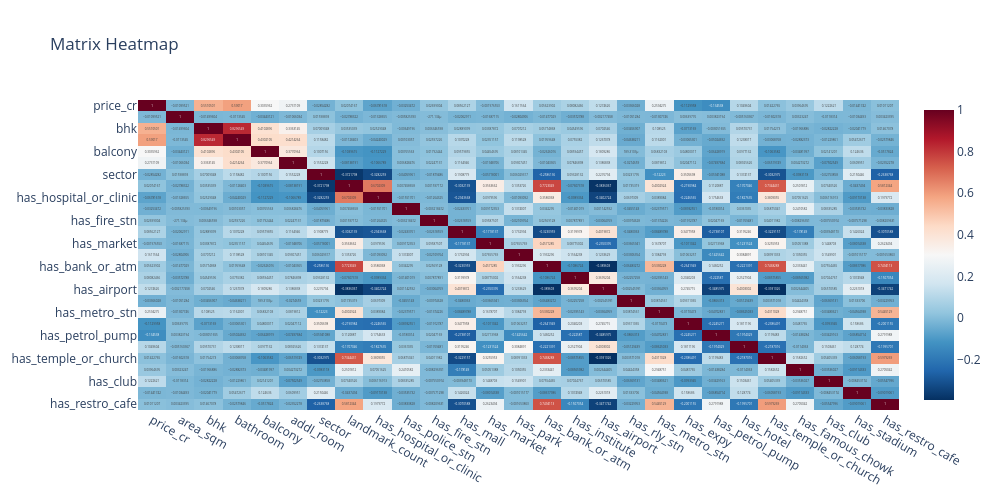

The notebook cell saved with this chart:
### Code cell
fig = px.imshow(df.corr(numeric_only=True),
                text_auto=True,
                color_continuous_scale="RdBu_r",
                aspect="auto",
                title="Matrix Heatmap",
               height=500,
               width=1000)
fig.show()

### Figure 1 — Plotly figure (JSON) as saved in the notebook; plotly's stock layout.template omitted (floating-point values rounded to 4 significant figures; data arrays with more than 128 entries replaced by an {"elided": "..."} marker saying what was removed)
{"data": [{"coloraxis": "coloraxis", "hovertemplate": "x: %{x}<br>y: %{y}<br>color: %{z}<extra></extra>", "name": "0", "texttemplate": "%{z}", "type": "heatmap", "x": ["price_cr", "area_sqm", "bhk", "bathroom", "balcony", "addl_room", "sector", "landmark_count", "has_hospital_or_clinic", "has_police_stn", "has_fire_stn", "has_mall", "has_market", "has_park", "has_bank_or_atm", "has_institute", "has_airport", "has_rly_stn", "has_metro_stn", "has_expy", "has_petrol_pump", "has_hotel", "has_temple_or_church", "has_famous_chowk", "has_club", "has_stadium", "has_restro_cafe"], "xaxis": "x", "y": ["price_cr", "area_sqm", "bhk", "bathroom", "balcony", "addl_room", "sector", "landmark_count", "has_hospital_or_clinic", "has_police_stn", "has_fire_stn", "has_mall", "has_market", "has_park", "has_bank_or_atm", "has_institute", "has_airport", "has_rly_stn", "has_metro_stn", "has_expy", "has_petrol_pump", "has_hotel", "has_temple_or_church", "has_famous_chowk", "has_club", "has_stadium", "has_restro_cafe"], "yaxis": "y", "z": {"elided": "27x27 float values"}}], "layout": {"coloraxis": {"colorscale": [[0, "rgb(5,48,97)"], [0.1, "rgb(33,102,172)"], [0.2, "rgb(67,147,195)"], [0.3, "rgb(146,197,222)"], [0.4, "rgb(209,229,240)"], [0.5, "rgb(247,247,247)"], [0.6, "rgb(253,219,199)"], [0.7, "rgb(244,165,130)"], [0.8, "rgb(214,96,77)"], [0.9, "rgb(178,24,43)"], [1, "rgb(103,0,31)"]]}, "height": 500, "title": {"text": "Matrix Heatmap"}, "width": 1000, "xaxis": {"anchor": "y", "domain": [0, 1]}, "yaxis": {"anchor": "x", "autorange": "reversed", "domain": [0, 1]}}}
